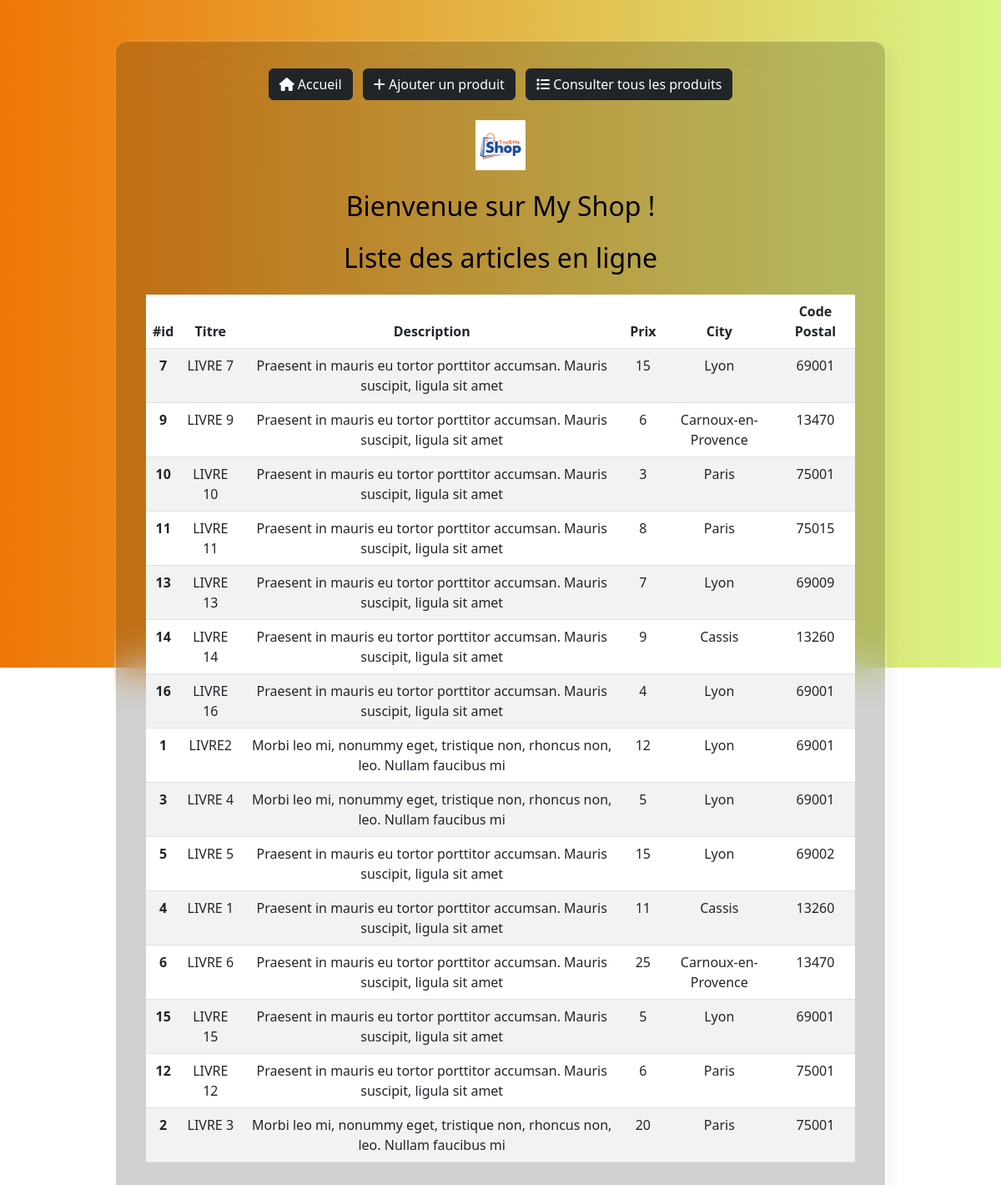
The page / on the database its author committed.
### tables this page shows
CREATE TABLE `produit` (
  `id_produit` int NOT NULL,
  `title` varchar(255) NOT NULL,
  `description` varchar(255) NOT NULL,
  `price` float NOT NULL,
  `city` varchar(255) NOT NULL,
  `postal_code` int NOT NULL,
  `reservation_text` varchar(255) DEFAULT NULL,
  `createdAt` datetime NOT NULL DEFAULT CURRENT_TIMESTAMP
);

### src/controllers/home.php (called while the page is built, shortened)
<?php
$annonceModel = new AnnonceModel;
$produitData = $annonceModel->getAllAnnonces();
include '../templates/base.phtml';

### public/index.php (called while the page is built, shortened)
<?php
$routes = require '../app/routes.php';
$path = '/';
$controller = null;
foreach ($routes as $route) {
    if ($route['path'] == $path) {
        $controller = $route['controller'];
        break;
    }
}
 require '../src/controllers/' . $controller;

### src/Core/Database.php (called while the page is built, shortened)
<?php
class Database {
    static function getPDOConnection(): PDO
    {
        $dsn = 'mysql:dbname='.$_ENV['DB_NAME'].';host='.$_ENV['DB_HOST'].';charset=utf8;port=3306';
        $user = $_ENV['DB_USER'];
        $password = $_ENV['DB_PASS'];
        $options = [
            PDO::ATTR_ERRMODE => PDO::ERRMODE_EXCEPTION,
            PDO::ATTR_DEFAULT_FETCH_MODE => PDO::FETCH_ASSOC
        ];
        try {
            $pdo = new PDO($dsn, $user, $password, $options);
        }
        catch(PDOException $exception) {
            echo 'ERREUR PDO : ' . $exception->getMessage();
            exit;
        }
        return $pdo;
    }
}

### src/Model/annonceModel.php (called while the page is built, shortened)
<?php
class AnnonceModel extends AbstractModel {
    function getAllAnnonces(): array
    {
        $sql = 'SELECT * FROM produit ORDER BY createdAt DESC;';
        $pdoStatement = self::$pdo->prepare($sql);
        $pdoStatement->execute();
        $results = $pdoStatement->fetchAll();
        $annonces = [];
        foreach ($results as $result) {
            $annonce = new Annonce(
                $result['id_produit'],
                $result['title'],
                $result['description'],
                $result['price'],
                $result['city'],
                $result['postal_code'],
            );
            $annonces[] = $annonce;
        }
        return $annonces;
    }
}

### src/Entity/Annonce.php (called while the page is built, shortened)
<?php
class Annonce {
    private ?int $id_produit;
    private string $title;
    private string $description;
    private string $price;
    private string $city;
    private string $postal_code;
    public function __construct(?int $id_produit, string $title, string $description, string $price, string $city, string $postal_code, string $reservation_text="")
    {
        $this->id_produit = $id_produit;
        $this->title = $title;
        $this->description = $description;
        $this->price = $price;
        $this->city = $city;
        $this->postal_code = $postal_code;
    }
    public function getIdProduit(): ?int
    {
        return $this->id_produit;
    }
    public function getTitle(): string
    {
        return $this->title;
    }
    public function getDescription(): string
    {
        return $this->description;
    }
    public function getPrice(): string
    {
        return $this->price;
    }
    public function getCity(): string
    {
        return $this->city;
    }
    public function getCP(): ?int
    {
        return $this->postal_code;
    }
}

### templates/pages/home.phtml (the view, shortened to what this page needs)
<div class="text-center pt-3 pb-2">
    <img src="img/logo.png" alt="MyShop" width="60">
    <h2 class="my-4">Bienvenue sur My Shop !</h2>
    <h2 class="my-4">Liste des articles en ligne</h2>
<table class="table table-striped bg-white">
<thead>
<tr>
  <th scope="col">#id</th>
  <th scope="col">Titre</th>
  <th scope="col">Description</th>
  <th scope="col">Prix</th>
  <th scope="col">City</th>
  <th scope="col">Code Postal</th>
</tr>
</thead>
<tbody>
<?php
foreach (array_slice($produitData, 0, 15) as $produit) {
    ?>
    <tr class="text-break">
    <th scope="row"><?= $produit->getIdProduit() ?></th>
    <td><?= strtoupper($produit->getTitle()) ?></td>
    <td><?= $produit->getDescription() ?></td>
    <td><?= $produit->getPrice() ?></td>
    <td><?= $produit->getCity() ?></td>
    <td><?= $produit->getCP() ?></td>
    </tr>
<?php
}
?>
</tbody>
</table>
</div>

### templates/base.phtml (shortened to what this page needs)
<!DOCTYPE html>
<html lang="en">
<head>
    <link rel="stylesheet" href="css/style.css">
    <link rel="stylesheet" href="https://cdnjs.cloudflare.com/ajax/libs/twitter-bootstrap/5.2.3/css/bootstrap.min.css">
    <link rel="stylesheet" href="https://cdnjs.cloudflare.com/ajax/libs/font-awesome/6.2.1/css/all.min.css">
</head>
<body>
<section class="vh-100 gradient-custom-2">
        <div class="container py-5 h-100">
            <div class="row d-flex justify-content-center">
                <div class="col-md-12 col-xl-10">
                    <div class="mask-custom">
                        <div class="card-body p-4 text-black">
                            <header>
                                <?php include '../templates/layout/header.phtml';?>
                            </header>
                            <main class="container">
                                <?php include '../templates/pages/' . $template . '.phtml';?>
                            </main>
                        </div>
                    </div>
                </div>
            </div>
        </div>
    </section>
</body>
</html>

### templates/layout/header.phtml
<nav class="text-center">
    <a href="/" class="btn btn-dark mx-1 mb-2 mt-2">
        <i class="fa-solid fa-home"></i>
        Accueil
    </a>
    <a href="/annonces/add" class="btn btn-dark mx-1">
        <i class="fa-solid fa-plus"></i>
        Ajouter un produit
    </a>
    <a href="/annonces/all" class="btn btn-dark mx-1">
        <i class="fas fa-list"></i>
        Consulter tous les produits
    </a>
</nav>

### public/css/style.css (style rules this page uses)
.gradient-custom-2 { background: #f5ae16; background: -webkit-linear-gradient( to right, rgb(238, 118, 6), rgb(179, 238, 16) ); background: linear-gradient( to right, rgb(238, 118, 6), rgba(179, 238, 16, 0.5) ); }
.mask-custom { background: rgba(24, 24, 16, 0.2); border-radius: 1em; backdrop-filter: blur(25px); border: 2px solid rgba(255, 255, 255, 0.05); background-clip: padding-box; box-shadow: 10px 10px 10px rgba(46, 54, 68, 0.03); }
a { text-decoration: none!important; }

### rows shown on the page
produit: id_produit "7", title "LIVRE 7", description "Praesent in mauris eu tortor porttitor accumsan. Mauris suscipit, ligula sit amet", price "15", city "Lyon", postal_code "69001"
produit: id_produit "9", title "LIVRE 9", description "Praesent in mauris eu tortor porttitor accumsan. Mauris suscipit, ligula sit amet", price "6", city "Carnoux-en-Provence", postal_code "13470"
produit: id_produit "10", title "LIVRE 10", description "Praesent in mauris eu tortor porttitor accumsan. Mauris suscipit, ligula sit amet", price "3", city "Paris", postal_code "75001"
produit: id_produit "11", title "LIVRE 11", description "Praesent in mauris eu tortor porttitor accumsan. Mauris suscipit, ligula sit amet", price "8", city "Paris", postal_code "75015"
produit: id_produit "13", title "LIVRE 13", description "Praesent in mauris eu tortor porttitor accumsan. Mauris suscipit, ligula sit amet", price "7", city "Lyon", postal_code "69009"
produit: id_produit "14", title "LIVRE 14", description "Praesent in mauris eu tortor porttitor accumsan. Mauris suscipit, ligula sit amet", price "9", city "Cassis", postal_code "13260"
produit: id_produit "16", title "LIVRE 16", description "Praesent in mauris eu tortor porttitor accumsan. Mauris suscipit, ligula sit amet", price "4", city "Lyon", postal_code "69001"
produit: id_produit "1", title "LIVRE2", description "Morbi leo mi, nonummy eget, tristique non, rhoncus non, leo. Nullam faucibus mi", price "12", city "Lyon", postal_code "69001"
produit: id_produit "3", title "LIVRE 4", description "Morbi leo mi, nonummy eget, tristique non, rhoncus non, leo. Nullam faucibus mi", price "5", city "Lyon", postal_code "69001"
produit: id_produit "5", title "LIVRE 5", description "Praesent in mauris eu tortor porttitor accumsan. Mauris suscipit, ligula sit amet", price "15", city "Lyon", postal_code "69002"
produit: id_produit "4", title "LIVRE 1", description "Praesent in mauris eu tortor porttitor accumsan. Mauris suscipit, ligula sit amet", price "11", city "Cassis", postal_code "13260"
produit: id_produit "6", title "LIVRE 6", description "Praesent in mauris eu tortor porttitor accumsan. Mauris suscipit, ligula sit amet", price "25", city "Carnoux-en-Provence", postal_code "13470"
produit: id_produit "15", title "LIVRE 15", description "Praesent in mauris eu tortor porttitor accumsan. Mauris suscipit, ligula sit amet", price "5", city "Lyon", postal_code "69001"
produit: id_produit "12", title "LIVRE 12", description "Praesent in mauris eu tortor porttitor accumsan. Mauris suscipit, ligula sit amet", price "6", city "Paris", postal_code "75001"
produit: id_produit "2", title "LIVRE 3", description "Morbi leo mi, nonummy eget, tristique non, rhoncus non, leo. Nullam faucibus mi", price "20", city "Paris", postal_code "75001"
